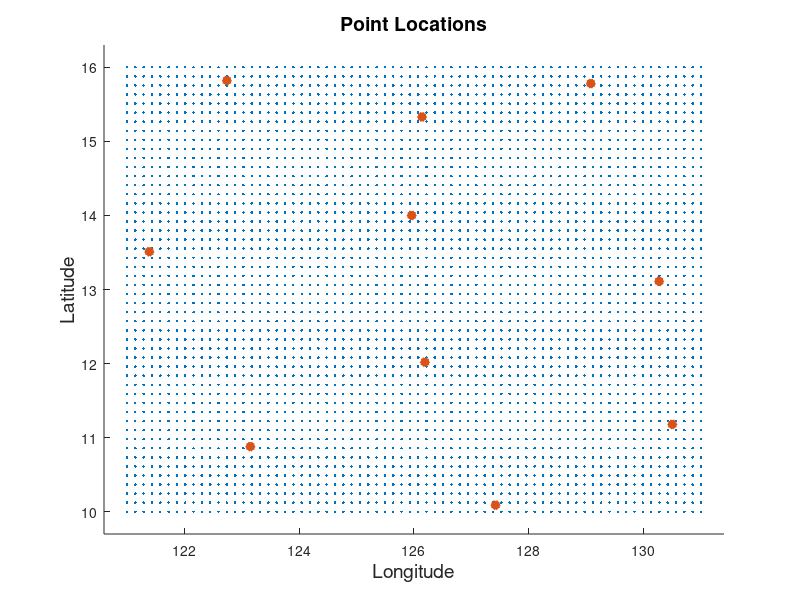

Here is the MATLAB script that generated this plot:
% 
xx = linspace(121.0,131.0,70 );
yy = linspace(10.0,16.0,50);

 [X,Y] =meshgrid(xx,yy);


A =[
[
121.39
13.51
1.494]',
[
126.19
12.02
1.934]',
[
130.27
13.11
2.148]',
[
127.42
10.09
9.155]',
[
126.14
15.33
2.221]',
[
125.96
14
8.1]',
[
123.15
10.88
2.039]',
[
130.5
11.18
1.916]',
[
129.08
15.78
3.729]',
[
122.74
15.82
7.137]'
];
 




clf
hold on 
scatter(X,Y,'.r')
scatter3(A(:,1),A(:,2),A(:,3),'blue','filled','pentagram','MarkerEdgeColor','flat','MarkerFaceColor','flat','LineWidth',3)
xlim([120.6 131.4])
ylim([9.7 16.3])
title('Point Locations','FontSize',14)
xlabel('Longitude','FontSize',14)
ylabel('Latitude','FontSize',14)
saveas(gcf,'PointLoc','png')













